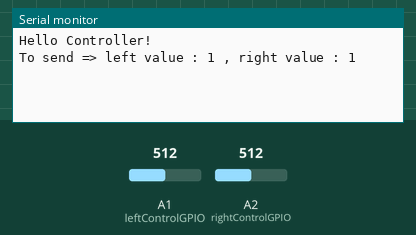
This program was run on a simulated Arduino Nano, built with avr-gcc and run on an emulated ATmega328P. Shown: the last lines printed to the serial monitor. Inputs (shaded band) come from the test bench; at power-on: A1 (leftControlGPIO) = 512, A2 (rightControlGPIO) = 512. No radio packets arrive unless stated.

Above: at 1.2 s.
1.3 s: A1 (leftControlGPIO) set to 240
At 2.5 s:
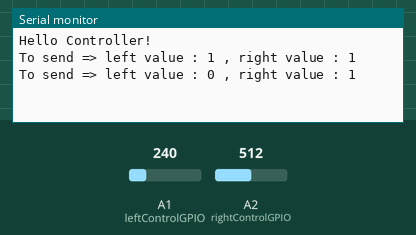
2.8 s: A2 (rightControlGPIO) set to 240
At 4.0 s:
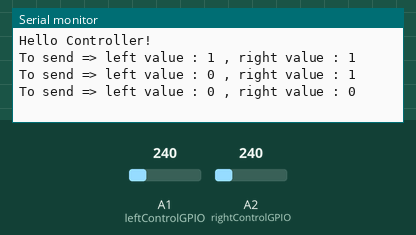
4.3 s: A1 (leftControlGPIO) set to 260
At 5.4 s:
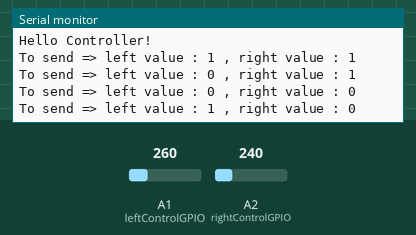
5.8 s: A2 (rightControlGPIO) set to 810
At 6.7 s:
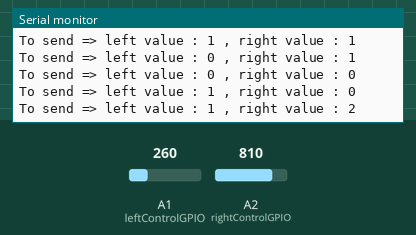
Timing chart, 0 to 8.3 s (numbered marks = the images above; inputs shaded):
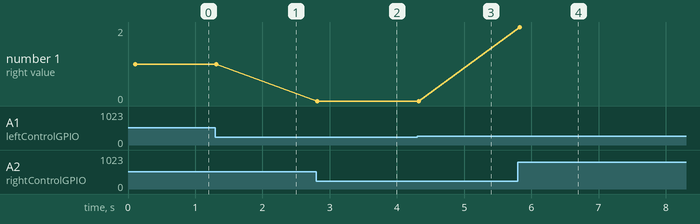

Measured:
- after the input at 1.3 s, the serial monitor: prints a new line at once (image 1)
- after the input at 2.8 s, the serial monitor: prints a new line at once (image 2)
- after the input at 4.3 s, the serial monitor: prints a new line at once (image 3)
- after the input at 5.8 s, the serial monitor: prints a new line at once (image 4)
- plotted number 1: 0 → 2 after the input at 5.8 s

The program:

main.cpp
```cpp
#include <Arduino.h>
#include <RF24.h>

#define channel 100

#define pinCSN 9
#define pinCE 10
RF24 radio(pinCE,pinCSN);


#define leftControlGPIO 1
#define rightControlGPIO 2

byte dataSent;
byte leftOut, rightOut, last_leftOut, last_rightOut = 0;
int leftIn, rightIn = 0;
int max = 800;
int min = 250;
String str = "";

void setup() {
  Serial.begin(9600);
  Serial.println("Hello Controller!");

  pinMode(leftControlGPIO,INPUT);
  pinMode(rightControlGPIO,INPUT);

  radio.begin();

  radio.setChannel(channel);
  radio.setPALevel(RF24_PA_MIN);
  radio.setDataRate(RF24_1MBPS);

  radio.openWritingPipe(10101);

  radio.stopListening();

}

void loop() {
  delay(100);
  leftIn = analogRead(leftControlGPIO);
  rightIn = analogRead(rightControlGPIO);
  //Serial.println(str+"raw left value : " + leftIn +" , raw right value : " + rightIn);

  if (leftIn > max) {
    leftOut = byte(2);
  } else if (leftIn > min)
  {
    leftOut = byte(1);
  } else
  {
    leftOut = byte(0);
  }

  if (rightIn > max) {
    rightOut = byte(2);
  } else if (rightIn > min)
  {
    rightOut = byte(1);
  } else
  {
    rightOut = byte(0);
  }

  if ((rightOut != last_rightOut) || (leftOut != last_leftOut)) {
    Serial.println(str+"To send => left value : " + leftOut +" , right value : " + rightOut);
    dataSent = rightOut | (leftOut << 4);
    radio.write(&dataSent,sizeof(dataSent));
    //Serial.println(dataSent,BIN);

    last_leftOut  = leftOut;
    last_rightOut = rightOut;
  }
}
```
